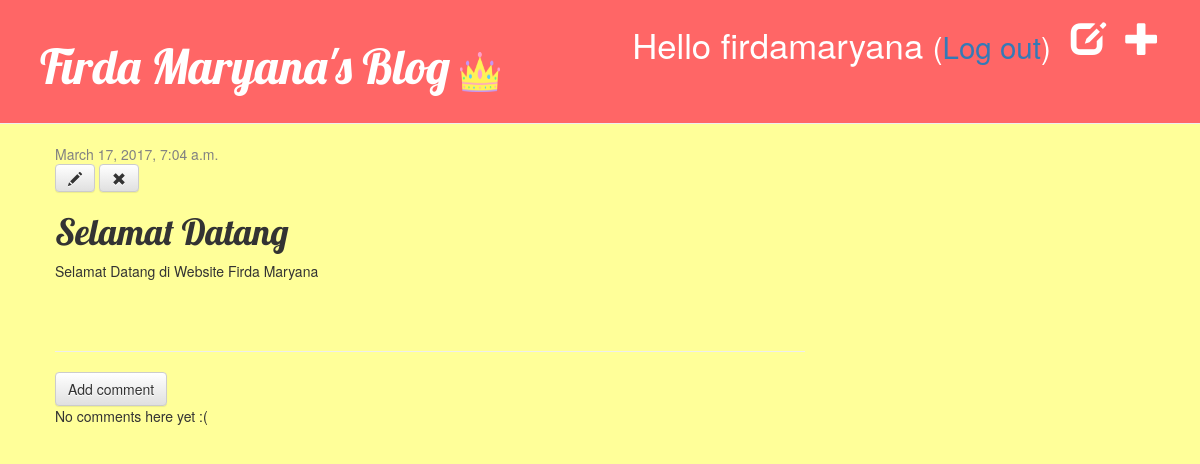
/blog/post/1/ (signed in), run on an earlier commit of the app's database.
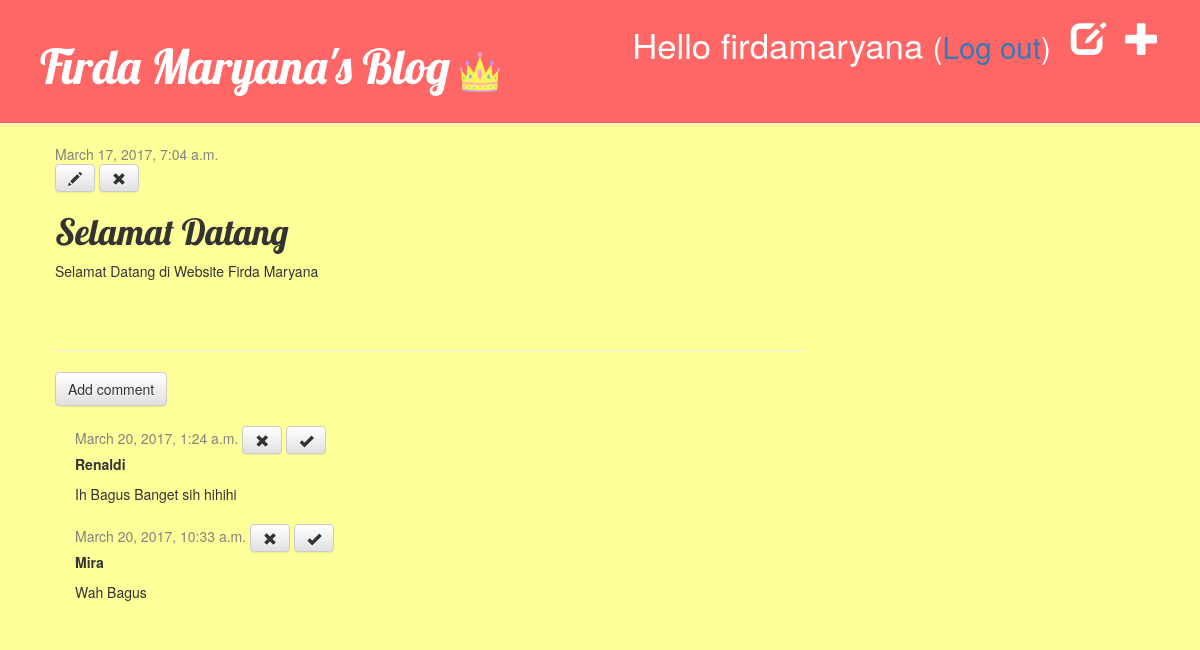
And on a later commit of the database.
### blog/models.py (models this page shows, shortened)
class Post(models.Model):
    author = models.ForeignKey('auth.User')
    title = models.CharField(max_length=200)
    text = models.TextField()
    created_date = models.DateTimeField(
            default=timezone.now)
    published_date = models.DateTimeField(
            blank=True, null=True)

class Comment(models.Model):
    post = models.ForeignKey('blog.Post', related_name='comments')
    author = models.CharField(max_length=200)
    text = models.TextField()
    created_date = models.DateTimeField(default=timezone.now)
    approved_comment = models.BooleanField(default=False)

### blog/views.py (the view)
# urls.py: url(r'^post/(?P<pk>\d+)/$', views.post_detail, name='post_detail'),
def post_detail(request, pk):
    post = get_object_or_404(Post, pk=pk)
    return render(request, 'blog/post_detail.html', {'post': post})

### blog/templates/blog/post_detail.html
{% extends 'blog/base.html' %}
{% block content %}
    <div class="post">
       {% if post.published_date %}
    <div class="date">
        {{ post.published_date }}
    </div>
{% else %}
    <a class="btn btn-default" href="{% url 'post_publish' pk=post.pk %}">Publish</a>
{% endif %}
        {% if user.is_authenticated %}
     <a class="btn btn-default" href="{% url 'post_edit' pk=post.pk %}"><span class="glyphicon glyphicon-pencil"></span></a>
     <a class="btn btn-default" href="{% url 'post_remove' pk=post.pk %}"><span class="glyphicon glyphicon-remove"></span></a>
{% endif %}
        <h1>{{ post.title }}</h1>
        <p>{{ post.text|linebreaksbr }}</p>
    </div>
<hr>
<a class="btn btn-default" href="{% url 'add_comment_to_post' pk=post.pk %}">Add comment</a>
{% for comment in post.comments.all %}
    {% if user.is_authenticated or comment.approved_comment %}
    <div class="comment">
        <div class="date">
            {{ comment.created_date }}
            {% if not comment.approved_comment %}
                <a class="btn btn-default" href="{% url 'comment_remove' pk=comment.pk %}"><span class="glyphicon glyphicon-remove"></span></a>
                <a class="btn btn-default" href="{% url 'comment_approve' pk=comment.pk %}"><span class="glyphicon glyphicon-ok"></span></a>
            {% endif %}
        </div>
        <strong>{{ comment.author }}</strong>
        <p>{{ comment.text|linebreaks }}</p>
    </div>
    {% endif %}
{% empty %}
    <p>No comments here yet :(</p>
{% endfor %}
{% endblock %}

### blog/templates/blog/base.html (shortened to what this page needs)
{% load staticfiles %}
<html>
    <head>
        <link rel="stylesheet" href="//maxcdn.bootstrapcdn.com/bootstrap/3.2.0/css/bootstrap.min.css">
        <link rel="stylesheet" href="//maxcdn.bootstrapcdn.com/bootstrap/3.2.0/css/bootstrap-theme.min.css">
        <link rel="stylesheet" href="{% static 'css/blog.css' %}">
    </head>
    <body>
    <div class="page-header">
    {% if user.is_authenticated %}
        <a href="{% url 'post_new' %}" class="top-menu"><span class="glyphicon glyphicon-plus"></span></a>
        <a href="{% url 'post_draft_list' %}" class="top-menu"><span class="glyphicon glyphicon-edit"></span></a>
        <p class="top-menu">Hello {{ user.username }} <small>(<a href="{% url 'logout' %}">Log out</a>)</small></p>
    {% else %}
        <a href="{% url 'login' %}" class="top-menu"><span class="glyphicon glyphicon-lock"></span></a>
    {% endif %}
    <h1><a href="/">Firda Maryana's Blog</a> <img src="{% static "image/crown.png" %}" alt="crown" width="40" height="40"/></h1>
</div>
    <div class="content container">
        <div class="row">
            <div class="col-md-8">
            {% block content %}
            {% endblock %}
            </div>
        </div>
    </div>
</body>
</html>

### blog/static/css/blog.css (style rules this page uses)
.page-header { background-color: #FF6666; margin-top: 0; padding: 20px 20px 20px 40px; }
.page-header h1, .page-header h1 a, .page-header h1 a:visited, .page-header h1 a:active { color: #ffffff; font-size: 36pt; text-decoration: none; }
.content { margin-left: 40px; }
h1, h2, h3, h4 { font-family: 'Lobster', cursive; }
.date { color: #828282; }
.top-menu, .top-menu:hover, .top-menu:visited { color: #ffffff; float: right; font-size: 26pt; margin-right: 20px; }
.post { margin-bottom: 70px; }
.comment { margin: 20px 0px 20px 20px; }
body { background-color: #FFFF99; }

What changed in the data, as far as the page shows it:
added Comment: created_date "March 20, 2017, 1:24 a.m.", approved_comment False (drawn), author "Renaldi", text "Ih Bagus Banget sih hihihi"
added Comment: created_date "March 20, 2017, 10:33 a.m.", approved_comment False (drawn), author "Mira", text "Wah Bagus"
Also different on the page:
text no longer shown: "No comments here yet :("
